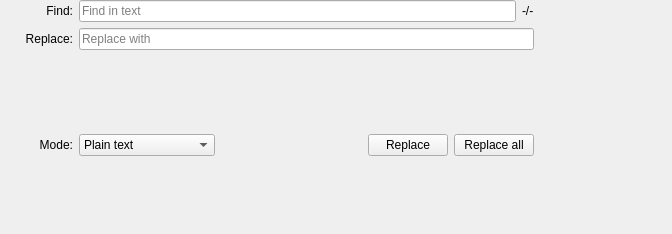
<?xml version="1.0" encoding="UTF-8"?>
<ui version="4.0">
 <class>QPlainTextEditSearchWidget</class>
 <widget class="QWidget" name="QPlainTextEditSearchWidget">
  <property name="geometry">
   <rect>
    <x>0</x>
    <y>0</y>
    <width>672</width>
    <height>234</height>
   </rect>
  </property>
  <property name="autoFillBackground">
   <bool>true</bool>
  </property>
  <layout class="QGridLayout" name="gridLayout">
   <property name="leftMargin">
    <number>0</number>
   </property>
   <property name="topMargin">
    <number>0</number>
   </property>
   <property name="rightMargin">
    <number>0</number>
   </property>
   <property name="bottomMargin">
    <number>0</number>
   </property>
   <item row="0" column="3">
    <widget class="QLineEdit" name="searchLineEdit">
     <property name="placeholderText">
      <string>Find in text</string>
     </property>
    </widget>
   </item>
   <item row="1" column="3" colspan="2">
    <widget class="QLineEdit" name="replaceLineEdit">
     <property name="placeholderText">
      <string>Replace with</string>
     </property>
    </widget>
   </item>
   <item row="0" column="4">
    <widget class="QLabel" name="searchCountLabel">
     <property name="text">
      <string notr="true">-/-</string>
     </property>
    </widget>
   </item>
   <item row="0" column="1">
    <widget class="QLabel" name="searchLabel">
     <property name="text">
      <string>Find:</string>
     </property>
     <property name="alignment">
      <set>Qt::AlignRight|Qt::AlignTrailing|Qt::AlignVCenter</set>
     </property>
    </widget>
   </item>
   <item row="0" column="6">
    <widget class="QPushButton" name="searchUpButton">
     <property name="toolTip">
      <string>Search backward</string>
     </property>
     <property name="text">
      <string/>
     </property>
     <property name="icon">
      <iconset theme="go-top" resource="media.qrc">
       <normaloff>:/media/go-top.svg</normaloff>:/media/go-top.svg</iconset>
     </property>
     <property name="flat">
      <bool>true</bool>
     </property>
    </widget>
   </item>
   <item row="1" column="0" colspan="2">
    <widget class="QLabel" name="replaceLabel">
     <property name="text">
      <string>Replace:</string>
     </property>
     <property name="alignment">
      <set>Qt::AlignRight|Qt::AlignTrailing|Qt::AlignVCenter</set>
     </property>
    </widget>
   </item>
   <item row="0" column="0">
    <widget class="QPushButton" name="closeButton">
     <property name="toolTip">
      <string>Close search</string>
     </property>
     <property name="text">
      <string/>
     </property>
     <property name="icon">
      <iconset theme="window-close" resource="media.qrc">
       <normaloff>:/media/window-close.svg</normaloff>:/media/window-close.svg</iconset>
     </property>
     <property name="flat">
      <bool>true</bool>
     </property>
    </widget>
   </item>
   <item row="0" column="7">
    <widget class="QPushButton" name="replaceToggleButton">
     <property name="toolTip">
      <string>Advanced search / replace text</string>
     </property>
     <property name="text">
      <string/>
     </property>
     <property name="icon">
      <iconset theme="edit-find-replace" resource="media.qrc">
       <normaloff>:/media/edit-find-replace.svg</normaloff>:/media/edit-find-replace.svg</iconset>
     </property>
     <property name="checkable">
      <bool>true</bool>
     </property>
     <property name="flat">
      <bool>true</bool>
     </property>
    </widget>
   </item>
   <item row="0" column="5">
    <widget class="QPushButton" name="searchDownButton">
     <property name="toolTip">
      <string>Search forward</string>
     </property>
     <property name="text">
      <string/>
     </property>
     <property name="icon">
      <iconset theme="go-bottom" resource="media.qrc">
       <normaloff>:/media/go-bottom.svg</normaloff>:/media/go-bottom.svg</iconset>
     </property>
     <property name="flat">
      <bool>true</bool>
     </property>
    </widget>
   </item>
   <item row="1" column="5">
    <widget class="QPushButton" name="matchCaseSensitiveButton">
     <property name="toolTip">
      <string>Match case sensitive</string>
     </property>
     <property name="text">
      <string/>
     </property>
     <property name="icon">
      <iconset theme="format-text-superscript" resource="media.qrc">
       <normaloff>:/media/format-text-superscript.svg</normaloff>:/media/format-text-superscript.svg</iconset>
     </property>
     <property name="checkable">
      <bool>true</bool>
     </property>
     <property name="flat">
      <bool>true</bool>
     </property>
    </widget>
   </item>
   <item row="2" column="0" colspan="2">
    <widget class="QLabel" name="modeLabel">
     <property name="text">
      <string>Mode:</string>
     </property>
     <property name="alignment">
      <set>Qt::AlignRight|Qt::AlignTrailing|Qt::AlignVCenter</set>
     </property>
    </widget>
   </item>
   <item row="2" column="3" colspan="2">
    <widget class="QFrame" name="buttonFrame">
     <property name="frameShape">
      <enum>QFrame::NoFrame</enum>
     </property>
     <layout class="QHBoxLayout" name="horizontalLayout">
      <property name="leftMargin">
       <number>0</number>
      </property>
      <property name="topMargin">
       <number>0</number>
      </property>
      <property name="rightMargin">
       <number>0</number>
      </property>
      <property name="bottomMargin">
       <number>0</number>
      </property>
      <item>
       <widget class="QComboBox" name="modeComboBox">
        <item>
         <property name="text">
          <string>Plain text</string>
         </property>
        </item>
        <item>
         <property name="text">
          <string>Whole words</string>
         </property>
        </item>
        <item>
         <property name="text">
          <string>Regular expression</string>
         </property>
        </item>
       </widget>
      </item>
      <item>
       <spacer name="horizontalSpacer">
        <property name="orientation">
         <enum>Qt::Horizontal</enum>
        </property>
        <property name="sizeHint" stdset="0">
         <size>
          <width>40</width>
          <height>20</height>
         </size>
        </property>
       </spacer>
      </item>
      <item>
       <widget class="QPushButton" name="replaceButton">
        <property name="toolTip">
         <string>Replace one text occurrence</string>
        </property>
        <property name="text">
         <string>Replace</string>
        </property>
        <property name="flat">
         <bool>false</bool>
        </property>
       </widget>
      </item>
      <item>
       <widget class="QPushButton" name="replaceAllButton">
        <property name="toolTip">
         <string>Replace all text occurrences</string>
        </property>
        <property name="text">
         <string>Replace all</string>
        </property>
        <property name="flat">
         <bool>false</bool>
        </property>
       </widget>
      </item>
     </layout>
    </widget>
   </item>
  </layout>
 </widget>
 <tabstops>
  <tabstop>searchLineEdit</tabstop>
  <tabstop>replaceLineEdit</tabstop>
  <tabstop>replaceButton</tabstop>
  <tabstop>replaceAllButton</tabstop>
  <tabstop>searchDownButton</tabstop>
  <tabstop>searchUpButton</tabstop>
  <tabstop>replaceToggleButton</tabstop>
  <tabstop>closeButton</tabstop>
 </tabstops>
 <resources>
  <include location="media.qrc"/>
 </resources>
 <connections/>
</ui>
